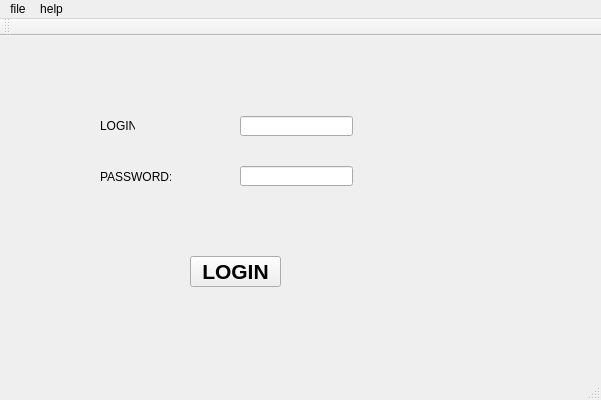
<?xml version="1.0" encoding="UTF-8"?>
<ui version="4.0">
 <class>lab1Class</class>
 <widget class="QMainWindow" name="lab1Class">
  <property name="geometry">
   <rect>
    <x>0</x>
    <y>0</y>
    <width>601</width>
    <height>400</height>
   </rect>
  </property>
  <property name="windowTitle">
   <string>lab1</string>
  </property>
  <widget class="QWidget" name="centralWidget">
   <widget class="QPushButton" name="pushButton_autorize">
    <property name="geometry">
     <rect>
      <x>190</x>
      <y>220</y>
      <width>91</width>
      <height>31</height>
     </rect>
    </property>
    <property name="font">
     <font>
      <pointsize>16</pointsize>
      <weight>75</weight>
      <bold>true</bold>
     </font>
    </property>
    <property name="text">
     <string>LOGIN</string>
    </property>
   </widget>
   <widget class="QLineEdit" name="lineEdit_login">
    <property name="geometry">
     <rect>
      <x>240</x>
      <y>80</y>
      <width>113</width>
      <height>20</height>
     </rect>
    </property>
   </widget>
   <widget class="QLineEdit" name="lineEdit_password">
    <property name="geometry">
     <rect>
      <x>240</x>
      <y>130</y>
      <width>113</width>
      <height>20</height>
     </rect>
    </property>
   </widget>
   <widget class="QLabel" name="label_login">
    <property name="geometry">
     <rect>
      <x>100</x>
      <y>80</y>
      <width>35</width>
      <height>20</height>
     </rect>
    </property>
    <property name="text">
     <string>LOGIN:</string>
    </property>
   </widget>
   <widget class="QLabel" name="label_password">
    <property name="geometry">
     <rect>
      <x>100</x>
      <y>130</y>
      <width>71</width>
      <height>21</height>
     </rect>
    </property>
    <property name="text">
     <string>PASSWORD:</string>
    </property>
   </widget>
  </widget>
  <widget class="QMenuBar" name="menuBar">
   <property name="geometry">
    <rect>
     <x>0</x>
     <y>0</y>
     <width>601</width>
     <height>18</height>
    </rect>
   </property>
   <widget class="QMenu" name="menufile">
    <property name="title">
     <string>file</string>
    </property>
    <addaction name="actionclose"/>
   </widget>
   <widget class="QMenu" name="menuhelp">
    <property name="title">
     <string>help</string>
    </property>
    <addaction name="actionAbout"/>
   </widget>
   <addaction name="menufile"/>
   <addaction name="menuhelp"/>
  </widget>
  <widget class="QToolBar" name="mainToolBar">
   <attribute name="toolBarArea">
    <enum>TopToolBarArea</enum>
   </attribute>
   <attribute name="toolBarBreak">
    <bool>false</bool>
   </attribute>
  </widget>
  <widget class="QStatusBar" name="statusBar"/>
  <action name="actionAbout">
   <property name="text">
    <string>About</string>
   </property>
  </action>
  <action name="actionclose">
   <property name="text">
    <string>close</string>
   </property>
  </action>
 </widget>
 <layoutdefault spacing="6" margin="11"/>
 <resources>
  <include location="lab1.qrc"/>
 </resources>
 <connections>
  <connection>
   <sender>actionclose</sender>
   <signal>triggered()</signal>
   <receiver>lab1Class</receiver>
   <slot>close()</slot>
   <hints>
    <hint type="sourcelabel">
     <x>-1</x>
     <y>-1</y>
    </hint>
    <hint type="destinationlabel">
     <x>300</x>
     <y>199</y>
    </hint>
   </hints>
  </connection>
 </connections>
</ui>
